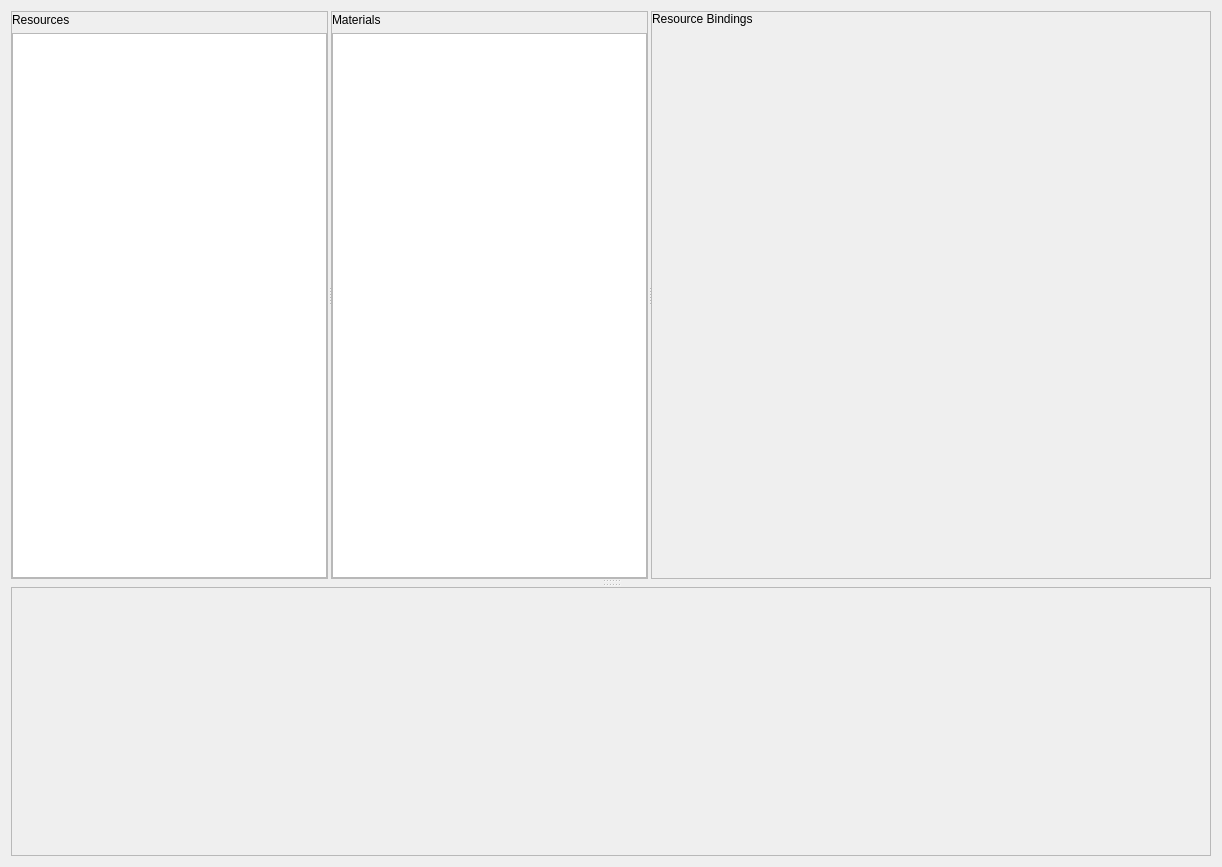
<?xml version="1.0" encoding="UTF-8"?>
<ui version="4.0">
 <class>Form</class>
 <widget class="QWidget" name="Form">
  <property name="geometry">
   <rect>
    <x>0</x>
    <y>0</y>
    <width>1222</width>
    <height>867</height>
   </rect>
  </property>
  <property name="windowTitle">
   <string>Form</string>
  </property>
  <layout class="QVBoxLayout" name="verticalLayout_6">
   <item>
    <widget class="QSplitter" name="splitter_2">
     <property name="orientation">
      <enum>Qt::Vertical</enum>
     </property>
     <widget class="QFrame" name="frame">
      <property name="frameShape">
       <enum>QFrame::NoFrame</enum>
      </property>
      <property name="frameShadow">
       <enum>QFrame::Sunken</enum>
      </property>
      <property name="lineWidth">
       <number>1</number>
      </property>
      <layout class="QHBoxLayout" name="horizontalLayout">
       <property name="leftMargin">
        <number>0</number>
       </property>
       <property name="topMargin">
        <number>0</number>
       </property>
       <property name="rightMargin">
        <number>0</number>
       </property>
       <property name="bottomMargin">
        <number>0</number>
       </property>
       <item>
        <widget class="QSplitter" name="splitter">
         <property name="orientation">
          <enum>Qt::Horizontal</enum>
         </property>
         <property name="handleWidth">
          <number>3</number>
         </property>
         <widget class="QFrame" name="frame_4">
          <property name="frameShape">
           <enum>QFrame::StyledPanel</enum>
          </property>
          <property name="frameShadow">
           <enum>QFrame::Raised</enum>
          </property>
          <layout class="QVBoxLayout" name="verticalLayout_5">
           <property name="leftMargin">
            <number>0</number>
           </property>
           <property name="topMargin">
            <number>0</number>
           </property>
           <property name="rightMargin">
            <number>0</number>
           </property>
           <property name="bottomMargin">
            <number>0</number>
           </property>
           <item>
            <widget class="QLabel" name="label">
             <property name="minimumSize">
              <size>
               <width>0</width>
               <height>15</height>
              </size>
             </property>
             <property name="maximumSize">
              <size>
               <width>16777215</width>
               <height>15</height>
              </size>
             </property>
             <property name="text">
              <string>Resources</string>
             </property>
            </widget>
           </item>
           <item>
            <widget class="QListView" name="ResourceList">
             <property name="minimumSize">
              <size>
               <width>310</width>
               <height>0</height>
              </size>
             </property>
             <property name="contextMenuPolicy">
              <enum>Qt::ActionsContextMenu</enum>
             </property>
            </widget>
           </item>
          </layout>
         </widget>
         <widget class="QFrame" name="frame_5">
          <property name="frameShape">
           <enum>QFrame::StyledPanel</enum>
          </property>
          <property name="frameShadow">
           <enum>QFrame::Raised</enum>
          </property>
          <layout class="QVBoxLayout" name="verticalLayout_2">
           <property name="leftMargin">
            <number>0</number>
           </property>
           <property name="topMargin">
            <number>0</number>
           </property>
           <property name="rightMargin">
            <number>0</number>
           </property>
           <property name="bottomMargin">
            <number>0</number>
           </property>
           <item>
            <widget class="QLabel" name="label_2">
             <property name="minimumSize">
              <size>
               <width>0</width>
               <height>15</height>
              </size>
             </property>
             <property name="maximumSize">
              <size>
               <width>16777215</width>
               <height>15</height>
              </size>
             </property>
             <property name="text">
              <string>Materials</string>
             </property>
            </widget>
           </item>
           <item>
            <widget class="QListView" name="MaterialSelectorView">
             <property name="minimumSize">
              <size>
               <width>310</width>
               <height>0</height>
              </size>
             </property>
            </widget>
           </item>
          </layout>
         </widget>
         <widget class="QFrame" name="frame_2">
          <property name="frameShape">
           <enum>QFrame::StyledPanel</enum>
          </property>
          <property name="frameShadow">
           <enum>QFrame::Raised</enum>
          </property>
          <layout class="QVBoxLayout" name="verticalLayout">
           <property name="spacing">
            <number>6</number>
           </property>
           <property name="leftMargin">
            <number>0</number>
           </property>
           <property name="topMargin">
            <number>0</number>
           </property>
           <property name="rightMargin">
            <number>0</number>
           </property>
           <property name="bottomMargin">
            <number>0</number>
           </property>
           <item>
            <widget class="QLabel" name="label_3">
             <property name="text">
              <string>Resource Bindings</string>
             </property>
            </widget>
           </item>
           <item>
            <widget class="QStackedWidget" name="ResourceBinding">
             <property name="minimumSize">
              <size>
               <width>550</width>
               <height>150</height>
              </size>
             </property>
            </widget>
           </item>
          </layout>
         </widget>
        </widget>
       </item>
      </layout>
     </widget>
     <widget class="QFrame" name="MaterialListView">
      <property name="frameShape">
       <enum>QFrame::NoFrame</enum>
      </property>
      <property name="frameShadow">
       <enum>QFrame::Sunken</enum>
      </property>
      <property name="lineWidth">
       <number>1</number>
      </property>
      <layout class="QVBoxLayout" name="verticalLayout_3">
       <property name="leftMargin">
        <number>0</number>
       </property>
       <property name="topMargin">
        <number>0</number>
       </property>
       <property name="rightMargin">
        <number>0</number>
       </property>
       <property name="bottomMargin">
        <number>0</number>
       </property>
       <item>
        <widget class="QStackedWidget" name="MaterialHeaderView">
         <property name="frameShape">
          <enum>QFrame::NoFrame</enum>
         </property>
         <property name="currentIndex">
          <number>-1</number>
         </property>
        </widget>
       </item>
      </layout>
     </widget>
     <widget class="QFrame" name="frame_3">
      <property name="frameShape">
       <enum>QFrame::StyledPanel</enum>
      </property>
      <property name="frameShadow">
       <enum>QFrame::Raised</enum>
      </property>
      <layout class="QVBoxLayout" name="verticalLayout_4">
       <property name="leftMargin">
        <number>0</number>
       </property>
       <property name="topMargin">
        <number>0</number>
       </property>
       <property name="rightMargin">
        <number>0</number>
       </property>
       <property name="bottomMargin">
        <number>0</number>
       </property>
       <item>
        <widget class="QStackedWidget" name="ParameterView">
         <property name="minimumSize">
          <size>
           <width>0</width>
           <height>100</height>
          </size>
         </property>
         <property name="frameShape">
          <enum>QFrame::NoFrame</enum>
         </property>
         <property name="frameShadow">
          <enum>QFrame::Plain</enum>
         </property>
         <property name="lineWidth">
          <number>1</number>
         </property>
        </widget>
       </item>
      </layout>
     </widget>
    </widget>
   </item>
  </layout>
 </widget>
 <resources/>
 <connections/>
</ui>
